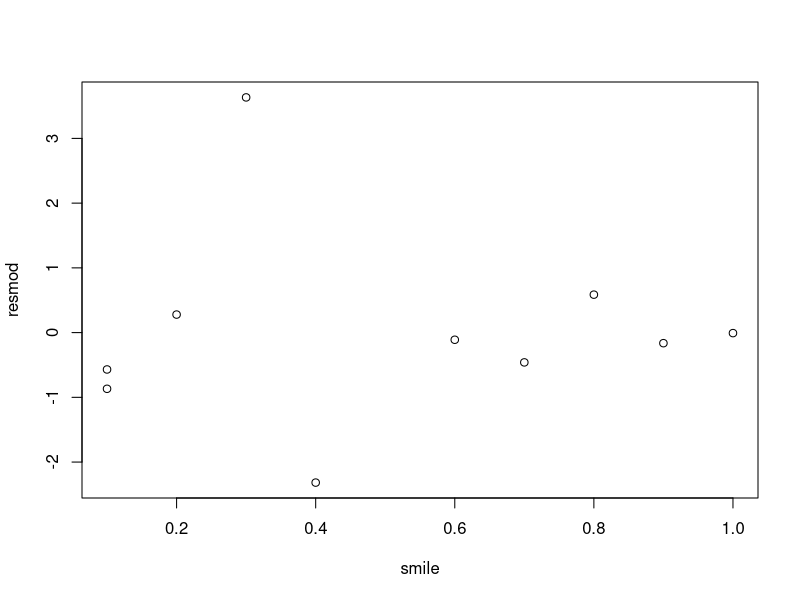
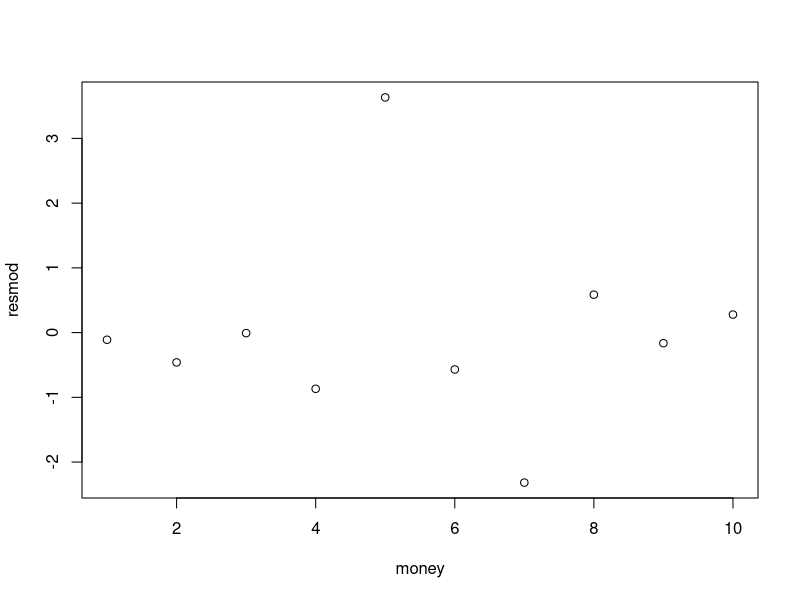
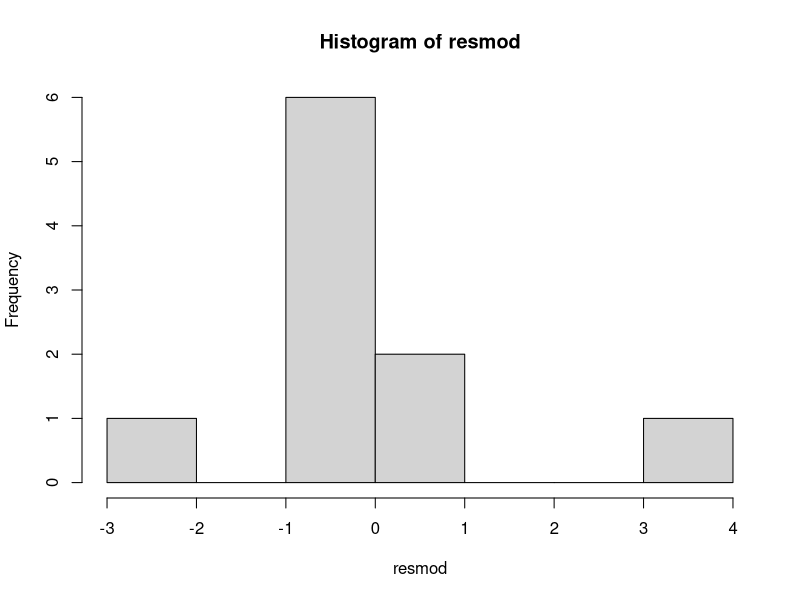

The R script that drew these images, in order:
# Vector containing the amount of money you gave participants (predictor)
money  <- c(1, 2, 3, 4, 5, 6, 7, 8, 9, 10)

# Vector containing how much you smiled (predictor)
smile <- c(0.6, 0.7, 1.0, 0.1, 0.3, 0.1, 0.4, 0.8, 0.9, 0.2)

# Vector containing the amount the participants liked you (response)
liking <- c(2.2, 2.8, 4.5, 3.1, 8.7, 5.0, 4.5, 8.8, 9.0, 9.2)

# Find the regression coefficients for liking, predicted by smile and money
lm(liking ~ smile + money)


# Assign the summary of lm(liking ~ smile + money) to 'mod1'
mod1 <- summary(lm(liking ~ smile + money))

# Print the R-squared of 'mod1'
mod1$r.squared


# Sum and square the residuals from lm(liking ~ smile + money), assign to object 'ssr'
ssr <- sum(lm(liking ~ smile + money)$residuals^2)

# Sum and square the value of mean liking - observed liking, assign to object 'sst'
sst <- sum((mean(liking)-liking)^2)

# Find the R squared as (sst - ssr)/sst
(sst - ssr)/sst


# Sum and square the residuals from lm(liking ~ smile + money), assign to object 'ssr'
ssr <- sum((lm(liking~ smile + money)$residual) ^ 2)

# Sum and square the value of mean liking - observed liking, assign to object 'sst'
sst <- sum((mean(liking) - liking) ^ 2)

# Find the regression mean square
rms <- (sst - ssr) / 2

# Find the mean squared error
mse <- ssr / (10 - 3)

# Use rms and mse to find the F statsitic
rms / mse


# Fited model
mod <- lm(liking ~ smile + money)

# Find confidence interval of fitted model
confint(mod, level = 0.90)


# Obtain the residuals from mod using $, assign to "resmod"
resmod <- summary(mod)$residuals

# Plot the 'smile' on the x-axis, with the residuals on the y-axis
plot(smile, resmod)

# Plot the 'money' on the x-axis, with the residuals on the y-axis
plot(money, resmod)


# Print the standardized residuals
resmod / sd(resmod)


# Plot the residuals in a histogram using hist()
hist(resmod)


# Vector containing what you said to participants (predictor)
talk <- c(1, 2, 3, 2, 3, 1, 2, 1, 3, 1)

# Add "talk" to your regression model as a factor predictor
mod <- lm(liking ~ smile + money + as.factor(talk))

# Obtain regression coefficients from "mod"
summary(mod)



# Vector containing the amount the participants liked you (response)
liking <- as.factor(c(0, 0, 0, 0, 1, 1, 0, 1, 1, 1))

# Vector containing the amount of money you gave participants (predictor)
money <- c(1, 2, 3, 4, 5, 6, 7, 8, 9, 10)

# Vector containing how much you smiled (predictor)
smile <- c(0.6, 0.7, 1.0, 0.1, 0.3, 0.1, 0.4, 0.8, 0.9, 0.2)

# Apply the logistic regression model to our data using glm(), assign to logmod
logmod <- glm(liking ~ smile + money, family = binomial)

# Find the regression coefficients for our regression model using summary()
summary(logmod)











































